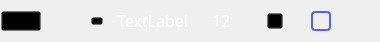
<?xml version="1.0" encoding="UTF-8"?>
<ui version="4.0">
 <class>PGChannelGroup</class>
 <widget class="QWidget" name="PGChannelGroup">
  <property name="geometry">
   <rect>
    <x>0</x>
    <y>0</y>
    <width>380</width>
    <height>38</height>
   </rect>
  </property>
  <property name="sizePolicy">
   <sizepolicy hsizetype="Maximum" vsizetype="Maximum">
    <horstretch>0</horstretch>
    <verstretch>0</verstretch>
   </sizepolicy>
  </property>
  <property name="maximumSize">
   <size>
    <width>16777215</width>
    <height>16777215</height>
   </size>
  </property>
  <property name="windowTitle">
   <string>Form</string>
  </property>
  <property name="styleSheet">
   <string notr="true"/>
  </property>
  <layout class="QVBoxLayout" name="verticalLayout">
   <property name="spacing">
    <number>0</number>
   </property>
   <property name="leftMargin">
    <number>0</number>
   </property>
   <property name="topMargin">
    <number>0</number>
   </property>
   <property name="rightMargin">
    <number>0</number>
   </property>
   <property name="bottomMargin">
    <number>0</number>
   </property>
   <item>
    <widget class="QWidget" name="widget_2" native="true">
     <property name="sizePolicy">
      <sizepolicy hsizetype="Preferred" vsizetype="Minimum">
       <horstretch>0</horstretch>
       <verstretch>0</verstretch>
      </sizepolicy>
     </property>
     <property name="styleSheet">
      <string notr="true">QWidget[highlighted=true]
{
background: #1b1b21;
}

QWidget 
{
background: transparent;
}
QListView
{
background: #272730;
border-color:transparent;
}

QWidget[hover-property=true]
{
border:1px solid rgb(65,155,249);
}

</string>
     </property>
     <layout class="QVBoxLayout" name="verticalLayout_2">
      <property name="spacing">
       <number>0</number>
      </property>
      <property name="leftMargin">
       <number>1</number>
      </property>
      <property name="topMargin">
       <number>0</number>
      </property>
      <property name="rightMargin">
       <number>1</number>
      </property>
      <property name="bottomMargin">
       <number>0</number>
      </property>
      <item>
       <spacer name="verticalSpacer_2">
        <property name="orientation">
         <enum>Qt::Vertical</enum>
        </property>
        <property name="sizeType">
         <enum>QSizePolicy::Preferred</enum>
        </property>
        <property name="sizeHint" stdset="0">
         <size>
          <width>20</width>
          <height>7</height>
         </size>
        </property>
       </spacer>
      </item>
      <item>
       <widget class="QWidget" name="widget" native="true">
        <property name="sizePolicy">
         <sizepolicy hsizetype="Preferred" vsizetype="Minimum">
          <horstretch>0</horstretch>
          <verstretch>0</verstretch>
         </sizepolicy>
        </property>
        <property name="maximumSize">
         <size>
          <width>16777215</width>
          <height>16777215</height>
         </size>
        </property>
        <property name="styleSheet">
         <string notr="true">

QLabel
{  
  font-family: ArialMT;
  font-size: 16px;
  font-weight: normal;
  font-style: normal;
  text-align: left;
  color: #ffffff;
/*  background-color:green;*/
  border: 0px solid red;
  margin:0px;
  padding:0px;
}

QLabel:disabled
{
	color:rgb(85,85,85);
}
</string>
        </property>
        <layout class="QHBoxLayout" name="horizontalLayout_2">
         <property name="spacing">
          <number>0</number>
         </property>
         <property name="leftMargin">
          <number>0</number>
         </property>
         <property name="topMargin">
          <number>0</number>
         </property>
         <property name="rightMargin">
          <number>0</number>
         </property>
         <property name="bottomMargin">
          <number>0</number>
         </property>
         <item>
          <widget class="QWidget" name="wgChannelEnableGroup" native="true">
           <property name="sizePolicy">
            <sizepolicy hsizetype="Maximum" vsizetype="Preferred">
             <horstretch>0</horstretch>
             <verstretch>0</verstretch>
            </sizepolicy>
           </property>
           <layout class="QHBoxLayout" name="horizontalLayout">
            <property name="spacing">
             <number>0</number>
            </property>
            <property name="leftMargin">
             <number>0</number>
            </property>
            <property name="topMargin">
             <number>0</number>
            </property>
            <property name="rightMargin">
             <number>0</number>
            </property>
            <property name="bottomMargin">
             <number>0</number>
            </property>
            <item>
             <widget class="adiscope::SmallOnOffSwitch" name="enableBox">
              <property name="sizePolicy">
               <sizepolicy hsizetype="Minimum" vsizetype="Fixed">
                <horstretch>0</horstretch>
                <verstretch>0</verstretch>
               </sizepolicy>
              </property>
              <property name="maximumSize">
               <size>
                <width>40</width>
                <height>20</height>
               </size>
              </property>
              <property name="checkable">
               <bool>true</bool>
              </property>
              <property name="checked">
               <bool>true</bool>
              </property>
             </widget>
            </item>
            <item>
             <spacer name="horizontalSpacer">
              <property name="orientation">
               <enum>Qt::Horizontal</enum>
              </property>
              <property name="sizeType">
               <enum>QSizePolicy::Preferred</enum>
              </property>
              <property name="sizeHint" stdset="0">
               <size>
                <width>40</width>
                <height>20</height>
               </size>
              </property>
             </spacer>
            </item>
           </layout>
          </widget>
         </item>
         <item>
          <widget class="QWidget" name="wgChannelNameGroup" native="true">
           <layout class="QHBoxLayout" name="horizontalLayout_3">
            <property name="spacing">
             <number>0</number>
            </property>
            <property name="leftMargin">
             <number>0</number>
            </property>
            <property name="topMargin">
             <number>0</number>
            </property>
            <property name="rightMargin">
             <number>0</number>
            </property>
            <property name="bottomMargin">
             <number>0</number>
            </property>
            <item>
             <spacer name="horizontalSpacer_3">
              <property name="orientation">
               <enum>Qt::Horizontal</enum>
              </property>
              <property name="sizeType">
               <enum>QSizePolicy::Preferred</enum>
              </property>
              <property name="sizeHint" stdset="0">
               <size>
                <width>10</width>
                <height>20</height>
               </size>
              </property>
             </spacer>
            </item>
            <item>
             <widget class="QPushButton" name="collapseBtn">
              <property name="sizePolicy">
               <sizepolicy hsizetype="Fixed" vsizetype="Maximum">
                <horstretch>0</horstretch>
                <verstretch>0</verstretch>
               </sizepolicy>
              </property>
              <property name="styleSheet">
               <string notr="true">QPushButton {
  max-height: 6px;
  max-width: 10px;
  border-image: url(:/icons/sba_cmb_box_arrow.svg);
}

QPushButton:checked
{
  max-height: 10px;
  max-width:  6px;
border-image: url(:/icons/sba_cmb_box_arrow_right.svg);
}



</string>
              </property>
              <property name="text">
               <string/>
              </property>
              <property name="checkable">
               <bool>true</bool>
              </property>
             </widget>
            </item>
            <item>
             <spacer name="horizontalSpacer_9">
              <property name="orientation">
               <enum>Qt::Horizontal</enum>
              </property>
              <property name="sizeType">
               <enum>QSizePolicy::Fixed</enum>
              </property>
              <property name="sizeHint" stdset="0">
               <size>
                <width>10</width>
                <height>20</height>
               </size>
              </property>
             </spacer>
            </item>
            <item>
             <widget class="QLabel" name="ChannelGroupLabel">
              <property name="sizePolicy">
               <sizepolicy hsizetype="Maximum" vsizetype="Fixed">
                <horstretch>0</horstretch>
                <verstretch>0</verstretch>
               </sizepolicy>
              </property>
              <property name="styleSheet">
               <string notr="true">border-width:0px solid transparent;
border-top: 2px solid transparent;
border-bottom: 3px solid transparent;
margin:0px;
padding:0px;
spacing:0px;
border-left:0px solid transparent;
border-right:0px solid transparent;</string>
              </property>
              <property name="text">
               <string>TextLabel</string>
              </property>
             </widget>
            </item>
            <item>
             <spacer name="horizontalSpacer_2">
              <property name="orientation">
               <enum>Qt::Horizontal</enum>
              </property>
              <property name="sizeType">
               <enum>QSizePolicy::Maximum</enum>
              </property>
              <property name="sizeHint" stdset="0">
               <size>
                <width>20</width>
                <height>20</height>
               </size>
              </property>
             </spacer>
            </item>
            <item>
             <widget class="QLabel" name="DioLabel">
              <property name="sizePolicy">
               <sizepolicy hsizetype="Maximum" vsizetype="Fixed">
                <horstretch>0</horstretch>
                <verstretch>0</verstretch>
               </sizepolicy>
              </property>
              <property name="styleSheet">
               <string notr="true"/>
              </property>
              <property name="frameShape">
               <enum>QFrame::NoFrame</enum>
              </property>
              <property name="lineWidth">
               <number>0</number>
              </property>
              <property name="midLineWidth">
               <number>0</number>
              </property>
              <property name="text">
               <string>12</string>
              </property>
              <property name="margin">
               <number>0</number>
              </property>
             </widget>
            </item>
            <item>
             <spacer name="horizontalSpacer_6">
              <property name="orientation">
               <enum>Qt::Horizontal</enum>
              </property>
              <property name="sizeType">
               <enum>QSizePolicy::Preferred</enum>
              </property>
              <property name="sizeHint" stdset="0">
               <size>
                <width>28</width>
                <height>20</height>
               </size>
              </property>
             </spacer>
            </item>
           </layout>
          </widget>
         </item>
         <item>
          <widget class="QWidget" name="wgChannelSelectionGroup" native="true">
           <layout class="QHBoxLayout" name="horizontalLayout_5">
            <property name="spacing">
             <number>0</number>
            </property>
            <property name="leftMargin">
             <number>0</number>
            </property>
            <property name="topMargin">
             <number>0</number>
            </property>
            <property name="rightMargin">
             <number>0</number>
            </property>
            <property name="bottomMargin">
             <number>0</number>
            </property>
            <item>
             <widget class="QPushButton" name="splitBtn">
              <property name="sizePolicy">
               <sizepolicy hsizetype="Maximum" vsizetype="Maximum">
                <horstretch>0</horstretch>
                <verstretch>0</verstretch>
               </sizepolicy>
              </property>
              <property name="minimumSize">
               <size>
                <width>14</width>
                <height>14</height>
               </size>
              </property>
              <property name="maximumSize">
               <size>
                <width>14</width>
                <height>14</height>
               </size>
              </property>
              <property name="styleSheet">
               <string notr="true">QPushButton {
  min-height: 14px;
  min-width: 14px;
  max-width: 14px;
  max-height: 14px;
  border-image: url(:/icons/redX.svg);
}

</string>
              </property>
              <property name="text">
               <string/>
              </property>
             </widget>
            </item>
            <item>
             <spacer name="horizontalSpacer_8">
              <property name="orientation">
               <enum>Qt::Horizontal</enum>
              </property>
              <property name="sizeType">
               <enum>QSizePolicy::Preferred</enum>
              </property>
              <property name="sizeHint" stdset="0">
               <size>
                <width>20</width>
                <height>20</height>
               </size>
              </property>
             </spacer>
            </item>
            <item>
             <widget class="QCheckBox" name="selectBox">
              <property name="sizePolicy">
               <sizepolicy hsizetype="Maximum" vsizetype="Maximum">
                <horstretch>0</horstretch>
                <verstretch>0</verstretch>
               </sizepolicy>
              </property>
              <property name="styleSheet">
               <string notr="true">QCheckBox
{
  spacing: 0px;
}
QCheckBox:indicator
{
height: 16px;
width: 16px;
border-radius:4px;
border: 2px solid #4a64ff;
}

QCheckBox:indicator:checked
{
background:#4a64ff;
}</string>
              </property>
              <property name="text">
               <string/>
              </property>
              <property name="checked">
               <bool>false</bool>
              </property>
             </widget>
            </item>
            <item>
             <spacer name="horizontalSpacer_5">
              <property name="orientation">
               <enum>Qt::Horizontal</enum>
              </property>
              <property name="sizeType">
               <enum>QSizePolicy::Preferred</enum>
              </property>
              <property name="sizeHint" stdset="0">
               <size>
                <width>40</width>
                <height>20</height>
               </size>
              </property>
             </spacer>
            </item>
           </layout>
          </widget>
         </item>
        </layout>
       </widget>
      </item>
      <item>
       <spacer name="verticalSpacer">
        <property name="orientation">
         <enum>Qt::Vertical</enum>
        </property>
        <property name="sizeType">
         <enum>QSizePolicy::Preferred</enum>
        </property>
        <property name="sizeHint" stdset="0">
         <size>
          <width>20</width>
          <height>7</height>
         </size>
        </property>
       </spacer>
      </item>
     </layout>
    </widget>
   </item>
   <item>
    <widget class="adiscope::MenuAnim" name="subChannelWidget" native="true">
     <property name="enabled">
      <bool>true</bool>
     </property>
     <property name="sizePolicy">
      <sizepolicy hsizetype="Preferred" vsizetype="Minimum">
       <horstretch>0</horstretch>
       <verstretch>0</verstretch>
      </sizepolicy>
     </property>
     <property name="styleSheet">
      <string notr="true"/>
     </property>
     <layout class="QVBoxLayout" name="subChannelLayout">
      <property name="spacing">
       <number>0</number>
      </property>
      <property name="leftMargin">
       <number>0</number>
      </property>
      <property name="topMargin">
       <number>0</number>
      </property>
      <property name="rightMargin">
       <number>0</number>
      </property>
      <property name="bottomMargin">
       <number>0</number>
      </property>
     </layout>
    </widget>
   </item>
  </layout>
 </widget>
 <customwidgets>
  <customwidget>
   <class>adiscope::SmallOnOffSwitch</class>
   <extends>QPushButton</extends>
   <header>smallOnOffSwitch.hpp</header>
  </customwidget>
  <customwidget>
   <class>adiscope::MenuAnim</class>
   <extends>QWidget</extends>
   <header>menu_anim.hpp</header>
   <container>1</container>
  </customwidget>
 </customwidgets>
 <resources/>
 <connections/>
</ui>
